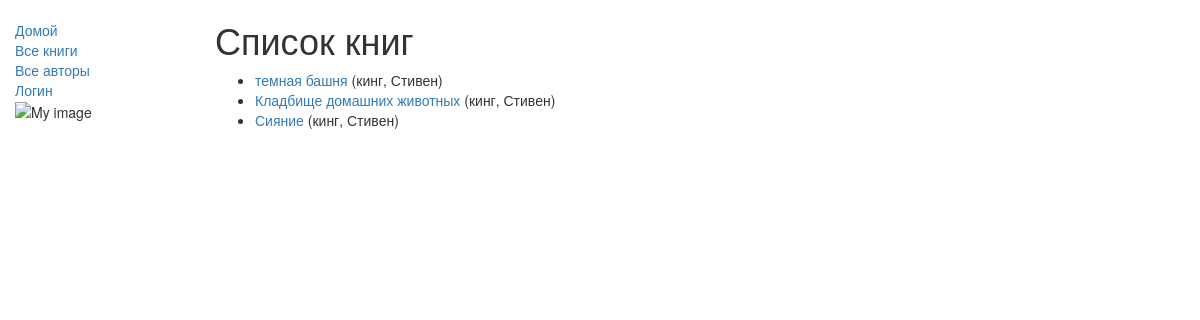
Before: /catalog/books/ with the older database file.
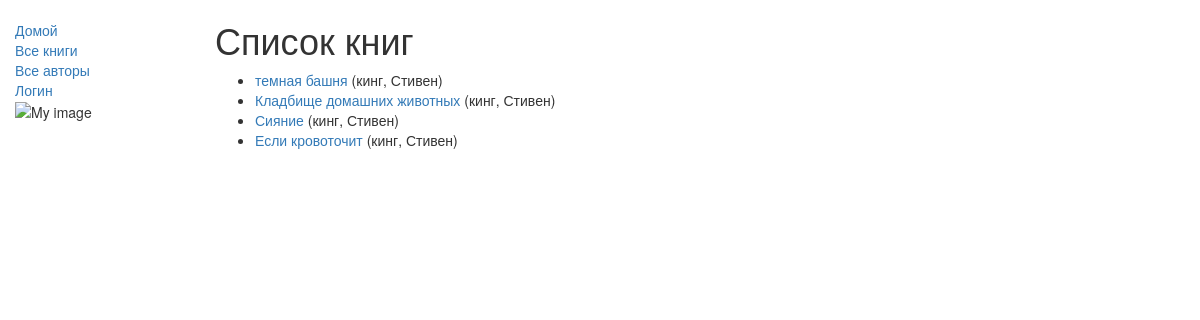
After: the same page with the newer database file.
### catalog/models.py (models this page shows, shortened)
class Book(models.Model):
    title = models.CharField(max_length=200)
    author = models.ForeignKey('Author', on_delete=models.SET_NULL, null=True)
    summary = models.TextField(max_length=1000, help_text="Enter a brief description of the book")
    isbn = models.CharField('ISBN', max_length=13,
                            help_text='13 Character <a href= "https://www.isbn-international.org/content/what-isbn"> ISBN number</a>')
    genre = models.ManyToManyField(Genre, help_text="Select a genre for this book")
    def display_genre(self):
        return ', '.join([genre.name for genre in self.genre.all()[:3]])
    display_genre.short_description = 'Genre'
    def get_absolute_url(self):
        return reverse('book-detail', args=[str(self.id)])

class Author(models.Model):
    first_name = models.CharField(max_length=100)
    last_name = models.CharField(max_length=100)
    date_of_birth = models.DateField(null=True, blank=True)
    date_of_death = models.DateField('Died', null=True, blank=True)
    def __str__(self):
        return '{0}, {1}'.format(self.last_name, self.first_name)

### catalog/views.py (the view, shortened to what this page needs)
# urls.py: path('books/', views.BookListView.as_view(), name='books'),
class BookListView(generic.ListView):
    model = Book

### catalog/templates/catalog/book_list.html (shortened to what this page needs)
{% extends "base_generic.html" %}
{% block content %}
    <h1>Список книг</h1>
    {% if book_list %}
    <ul>
      {% for book in book_list %}
      <li>
        <a href="{{ book.get_absolute_url }}">{{ book.title }}</a> ({{book.author}})
      </li>
      {% endfor %}
    </ul>
    {% else %}
      <p>There are no books in the library.</p>
    {% endif %}
{% endblock %}

Changed rows visible on the page:
added Book: title "Если кровоточит", author "кинг, Стивен"
